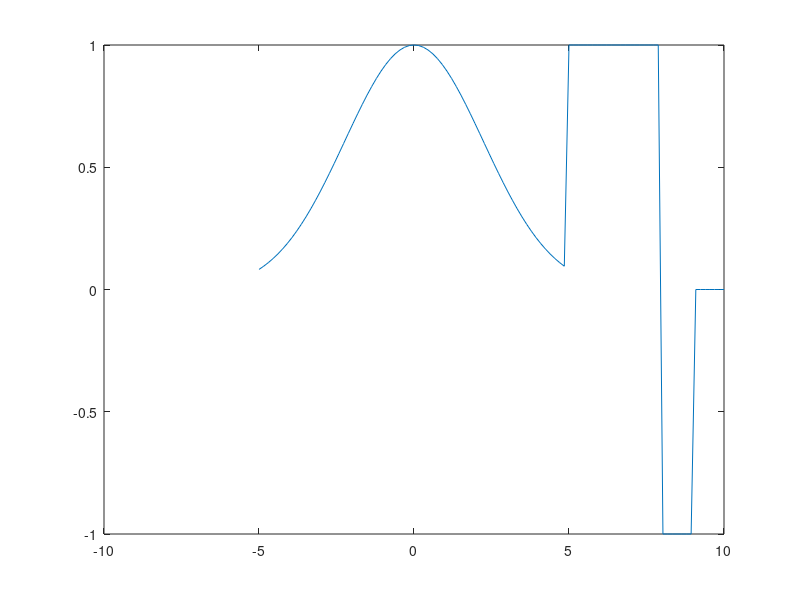
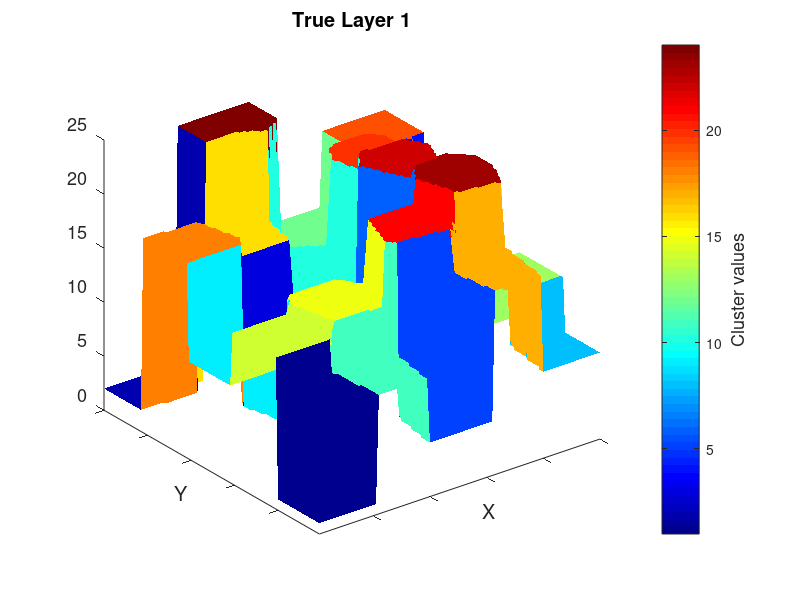
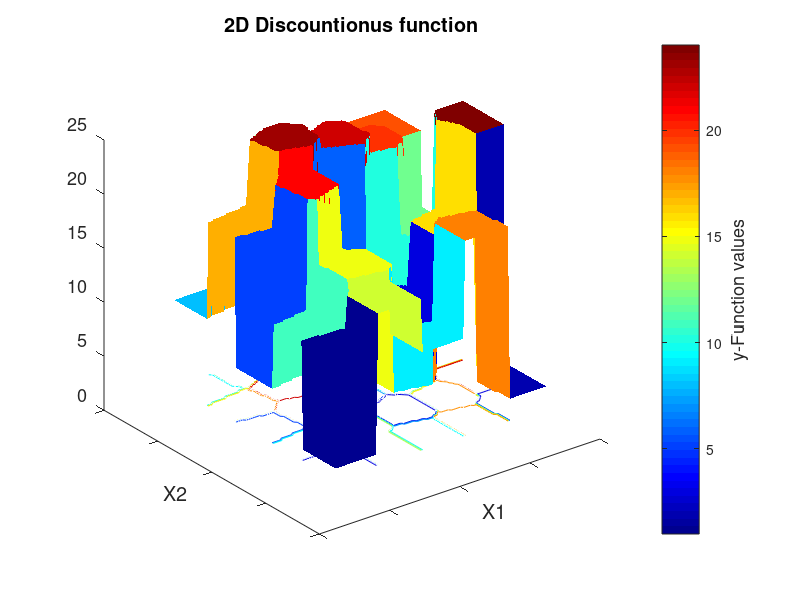

Recreate these plots in MATLAB, in order. (Note: this script raises an error after producing the figures.)
clc;
clear;
close all;
clear
clear
N=200;f=zeros(N,1);
x=linspace(-5,10,N)';
clear
N=100;f=zeros(N,1);
x=linspace(-5,10,N)';
for i=1:N
% if x(i)<-5
%     f(i)=sin(x(i));
if x(i)<5
    f(i)=exp(-x(i)^2/10);
elseif x(i)<8
    f(i)=1;
elseif x(i)<9
    f(i)=-1;
else
    f(i)=0;
end
end
   
y1=f;figure
plot(x,y1);
 
y2=f*f';
[X,Z]=meshgrid(x,x);
X2=[X(:),Z(:)];
Y2=y2(:);
 
matrix=[X2 Y2];


[cluster_idx, cluster_center] = kmeans(matrix,24,'distance','sqEuclidean', ...
                                      'Replicates',3);
pixel_labels = reshape(cluster_idx,100,100);

   
    [X,Y] = meshgrid(1:100,1:100);


figure()
%subplot(2,2,1)
surf(X',Y',pixel_labels)

shading flat
axis([1 100 1 100 ])
grid off
title('True Layer 1','FontName','Helvetica', 'Fontsize', 13);
ylabel('Y', 'FontName','Helvetica', 'Fontsize', 13);
xlabel('X', 'FontName','Helvetica', 'Fontsize', 13);
colormap('jet')
caxis([1 24])
h = colorbar;
ylabel(h, 'Cluster values','FontName','Helvetica', 'Fontsize', 13);
set(h, 'ylim', [1 24])
set(gca, 'FontName','Helvetica', 'Fontsize', 13)
set(gcf,'color','white')
set(gca,'xticklabel',[])
set(gca,'yticklabel',[])

%subplot(2,2,2)
N=100;
x=linspace(-5,10,N)';
figure()
surfc(x,x,pixel_labels)
shading flat
%axis([1 100 1 100 ])
grid off
title('2D Discountionus function','FontName','Helvetica', 'Fontsize', 13);
ylabel('X2', 'FontName','Helvetica', 'Fontsize', 13);
xlabel('X1', 'FontName','Helvetica', 'Fontsize', 13);
colormap('jet')
h = colorbar;
ylabel(h, 'y-Function values','FontName','Helvetica', 'Fontsize', 13);
set(gca, 'FontName','Helvetica', 'Fontsize', 13)
set(gcf,'color','white')
set(gca,'xticklabel',[])
set(gca,'yticklabel',[])


E = evalclusters(matrix,'kmeans','silhouette','klist',[1:24]);

figure;
plot(E)

figure;
gscatter(matrix(:,1),matrix(:,2),E.OptimalY,'rbgk','xod')